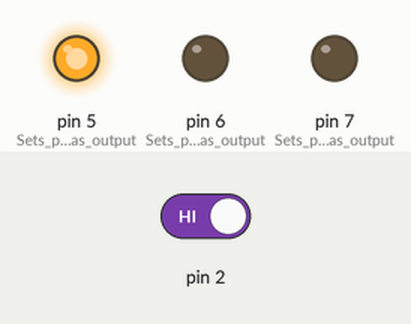
Simulated run of this sketch. Board: Arduino Uno, built with avr-gcc and run on an emulated ATmega328P. Shown: output pins drawn as LEDs (lit = HIGH). Inputs (shaded band) come from the test bench; at power-on: pin 2 HIGH.

Above: at 3.3 s.
3.4 s: pin 2 driven LOW
At 6.2 s:
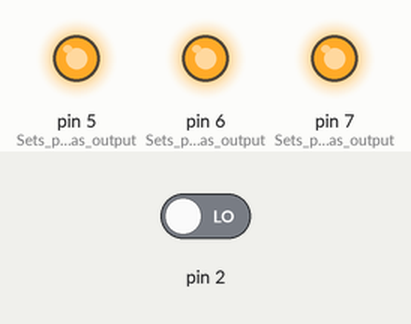
6.5 s: pin 2 driven HIGH
At 8.2 s:
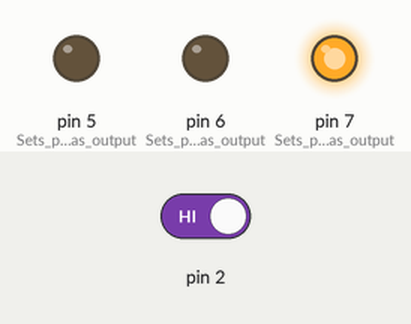
At 13.2 s:
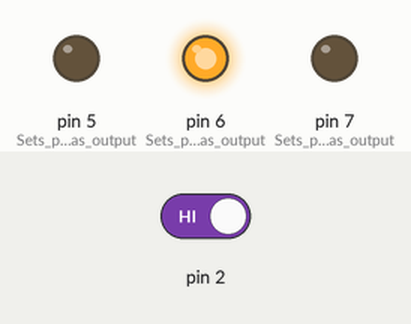
Timing chart, 0 to 21.5 s (numbered marks = the images above; inputs shaded):
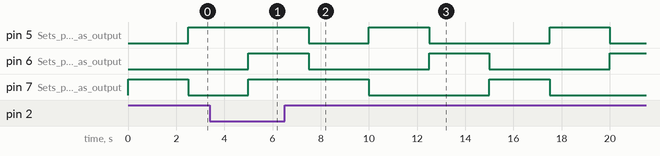

The sketch:

Lab-8-Sketch-Alex-Robertson.ino
```cpp
void setup() {
  // LEDs
  pinMode(7, OUTPUT);   // Sets pin 7 as output (red)
  pinMode(6, OUTPUT);   // Sets pin 6 as output (yellow)
  pinMode(5, OUTPUT);   // Sets pin 5 as output (green)

  // Pushbutton
  pinMode(2, INPUT);
}

void loop() {

  while (digitalRead(2) == HIGH) {
    // Turn non-red lights off
    digitalWrite(6, LOW);
    digitalWrite(5, LOW);

    // Checks for the button press in between each light - probably bad coding technique :)
    if (digitalRead(2) == LOW) {
      break;
    }

    // Red light
    digitalWrite(7, HIGH);
    delay(2500);
    digitalWrite(7, LOW);

    if (digitalRead(2) == LOW) {
      break;
    }

    // Green light
    digitalWrite(5, HIGH);
    delay(2500);
    digitalWrite(5, LOW);

    if (digitalRead(2) == LOW) {
      break;
    }

    // Yellow light
    digitalWrite(6, HIGH);
    delay(2500);
    digitalWrite(6, LOW);
  }

  // Turns on all lights simultaneously
  digitalWrite(7, HIGH);
  digitalWrite(5, HIGH);
  digitalWrite(6, HIGH);
  delay(2500);
}
```

Measured:
- after the input at 3.4 s, pin 5 (Sets_pin_5_as_output): stays HIGH (without the input it goes to LOW after 1.6 s); pin 7 (Sets_pin_7_as_output): LOW → HIGH after 1.6 s
- after the input at 6.5 s, pin 5 (Sets_pin_5_as_output): goes LOW 2.5 s, HIGH 2.5 s, LOW 5.0 s, HIGH 2.5 s, then LOW, starting after 1.0 s; pin 6 (Sets_pin_6_as_output): alternates HIGH for 2.5 s and LOW for 5.0 s, starting after 1.0 s; pin 7 (Sets_pin_7_as_output): HIGH → LOW after 3.5 s, → HIGH 5.0 s later, → LOW 2.5 s later
